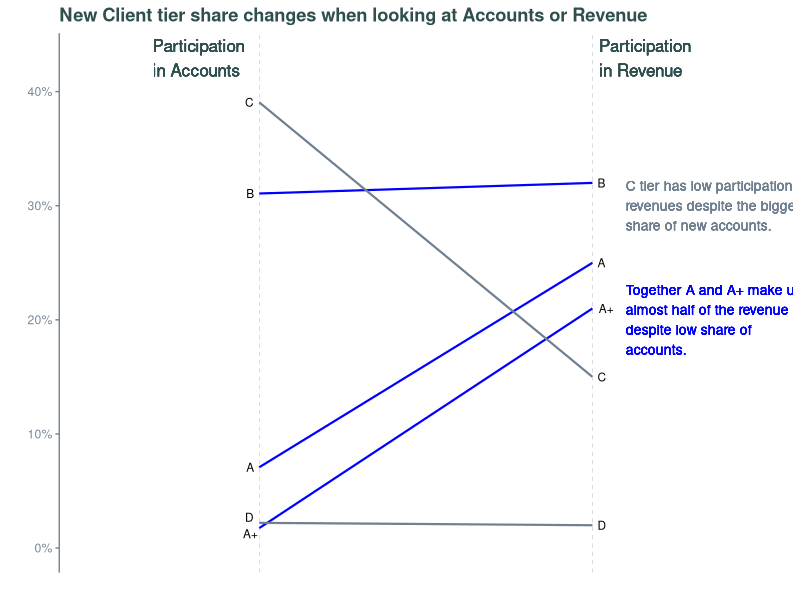
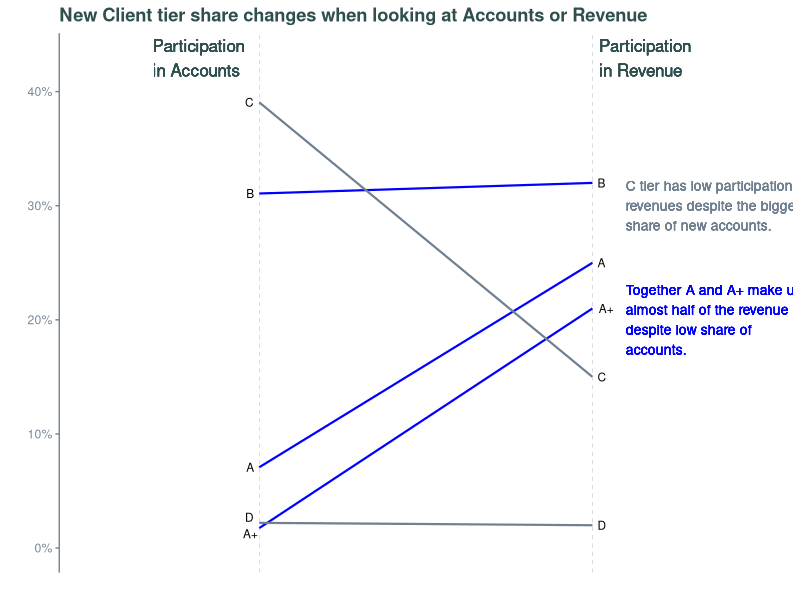

Generate these figures, in order, with R:
library(tidyverse)
library(scales)
library(Cairo)
theme_set(theme_classic())

Ex_1 <- tribble(
~Tier,	~Number_Account,	~Percentage_Accounts, ~Revenue_M, ~Percentage_Revenue,
'A',	77, 	7.08,	4.68,	25,
  'A+',	19, 	1.75,	3.93,	21,
  'B',	338, 	31.07,	5.98,	32,
  'C',	425, 	39.06,	2.81,	15,
  'D',	24, 	2.21,	0.37,	2
) %>% 
  mutate(
    class = ifelse((Percentage_Accounts - Percentage_Revenue) < 0, 'blue', 'slategrey')
    )

left_label <- Ex_1$Tier
positions_y <- Ex_1$Percentage_Accounts
positions_y[c(2,5)] <- positions_y[c(2,5)] + c(-.5,.5)


ggplot(Ex_1) + 
  geom_segment(aes(x=1, xend=2, y=Percentage_Accounts, yend=Percentage_Revenue, col=class), 
               size=.75, show.legend=F) + 
  geom_vline(xintercept=1, linetype="dashed", size=.1, color = 'lightslategrey') + 
  geom_vline(xintercept=2, linetype="dashed", size=.1, color = 'lightslategrey') +
  scale_color_manual(labels = c("Up", "Down"), 
                     values = c("slategrey"="slategrey", "blue"="blue")) +  # color of lines
  labs(x="", y="",
       title = 'New Client tier share changes when looking at Accounts or Revenue') +  # Axis labels
  scale_x_continuous(limits = c(.5, 2.5), breaks = NULL) + 
  scale_y_continuous(
    limits = c(0,(1.1*(max(Ex_1$Percentage_Accounts, Ex_1$Percentage_Revenue)))),
    labels = percent_format(scale = 1)
    ) +
  geom_text(
    label=left_label, y=positions_y, 
    x=c(.99,1.005,.99,.99,.99), hjust=1.2, size=3
    ) +
  geom_text(
    label=left_label, y=Ex_1$Percentage_Revenue, 
    x=c(2.01,2.01,2.01,2.01,2.01), hjust=-.2, size=3
  ) +
  geom_text(
    label="Participation\nin Accounts", x=.68, y = 1.1*(max(Ex_1$Percentage_Accounts, Ex_1$Percentage_Revenue)),
    hjust=0, size=4.3, color = 'darkslategrey') +
  geom_text(
    label="Participation\nin Revenue", x=2.02, y = 1.1*(max(Ex_1$Percentage_Accounts, Ex_1$Percentage_Revenue)),
    hjust=0, size=4.3, color = 'darkslategrey') +
  geom_text(
    label = "C tier has low participation in \nrevenues despite the biggest \nshare of new accounts.",
    x = 2.1, y = 30, hjust = 0, size = 3.5, color = 'slategrey'
  ) +
  geom_text(
    label = "Together A and A+ make up for \nalmost half of the revenue \ndespite low share of \naccounts.",
    x = 2.1, y = 20, hjust = 0, size = 3.5, color = 'blue'
  ) +
  theme(panel.background = element_blank(), 
        panel.grid = element_blank(),
        axis.ticks.y = element_line(color = 'lightslategrey'),
        axis.text.x = element_blank(),
        axis.line.x = element_blank(),
        axis.line.y = element_line(color = 'lightslategrey'),
        axis.text.y = element_text(color = 'lightslategrey'),
        panel.border = element_blank(),
        title = element_text(colour = "darkslategrey", face = 'bold'))

ggsave('Exercise1.png', type = 'cairo', scale = 1.5)
